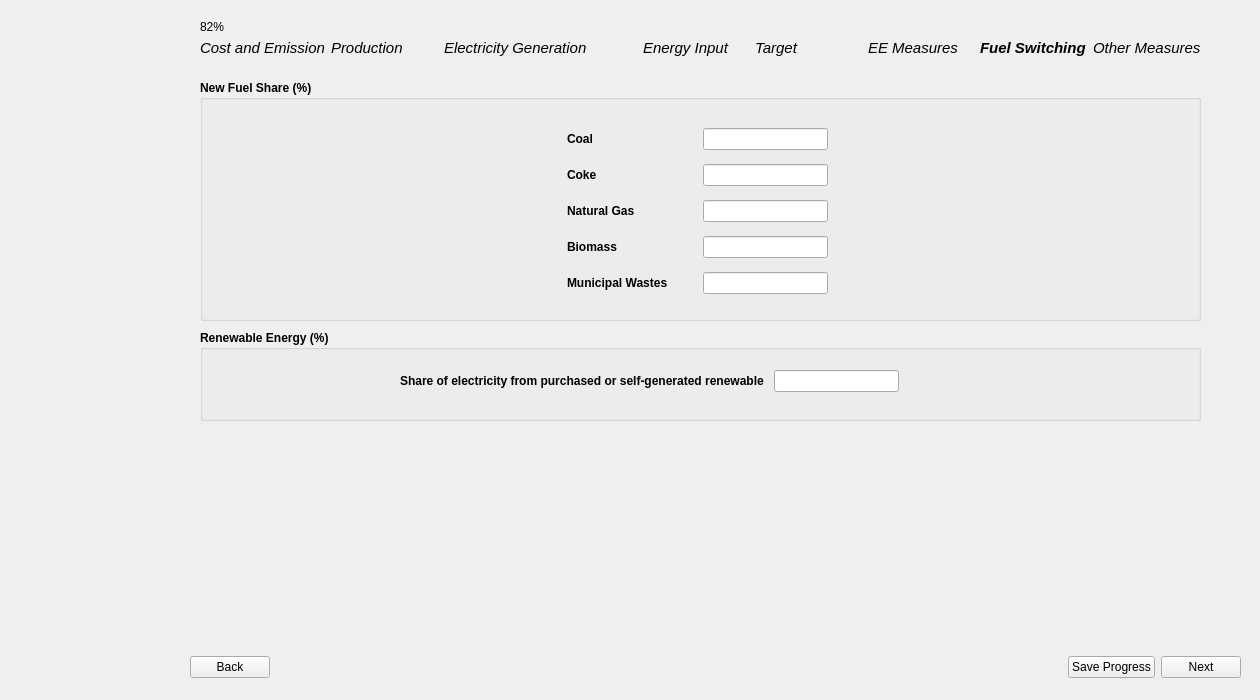
<?xml version="1.0" encoding="UTF-8"?>
<ui version="4.0">
 <class>Page9_Share</class>
 <widget class="QWidget" name="Page9_Share">
  <property name="geometry">
   <rect>
    <x>0</x>
    <y>0</y>
    <width>1260</width>
    <height>700</height>
   </rect>
  </property>
  <property name="sizePolicy">
   <sizepolicy hsizetype="Fixed" vsizetype="Fixed">
    <horstretch>0</horstretch>
    <verstretch>0</verstretch>
   </sizepolicy>
  </property>
  <property name="windowTitle">
   <string>Form</string>
  </property>
  <property name="styleSheet">
   <string notr="true"/>
  </property>
  <widget class="QWidget" name="layoutWidget">
   <property name="geometry">
    <rect>
     <x>190</x>
     <y>650</y>
     <width>1051</width>
     <height>35</height>
    </rect>
   </property>
   <layout class="QHBoxLayout" name="button_layout">
    <item>
     <widget class="QPushButton" name="backBtn">
      <property name="text">
       <string>Back</string>
      </property>
     </widget>
    </item>
    <item>
     <spacer name="horizontalSpacer">
      <property name="orientation">
       <enum>Qt::Horizontal</enum>
      </property>
      <property name="sizeHint" stdset="0">
       <size>
        <width>40</width>
        <height>20</height>
       </size>
      </property>
     </spacer>
    </item>
    <item>
     <widget class="QPushButton" name="saveBtn">
      <property name="text">
       <string>Save Progress</string>
      </property>
     </widget>
    </item>
    <item>
     <widget class="QPushButton" name="nextBtn">
      <property name="font">
       <font>
        <kerning>true</kerning>
       </font>
      </property>
      <property name="text">
       <string>Next</string>
      </property>
     </widget>
    </item>
   </layout>
  </widget>
  <widget class="QGroupBox" name="fuel_switching_group">
   <property name="geometry">
    <rect>
     <x>200</x>
     <y>80</y>
     <width>1001</width>
     <height>241</height>
    </rect>
   </property>
   <property name="font">
    <font>
     <bold>true</bold>
    </font>
   </property>
   <property name="styleSheet">
    <string notr="true">QPushButton {
    background-color: #26481f;  /* Green */
    color: white;
    border: none;
    padding: 8px 16px;
    font-size: 14px;
    border-radius: 6px;
    min-width: 90px;
    min-height: 15px;

}

QPushButton:hover {
    background-color: #45a049;
}

QPushButton:pressed {
    background-color: #3e8e41;
}

QPushButton#saveBtn {
                background-color: white;
                color: #26481f;
            }
QPushButton#saveBtn:hover {
                background-color: #45a049;
			  color: white;
            }

    QLineEdit {
        border-radius: 10px;    
        padding: 5px;           
    }

myLineEdit-&gt;setFixedSize(200, 30)</string>
   </property>
   <property name="title">
    <string>New Fuel Share (%)</string>
   </property>
   <widget class="QWidget" name="layoutWidget">
    <property name="geometry">
     <rect>
      <x>367</x>
      <y>40</y>
      <width>261</width>
      <height>182</height>
     </rect>
    </property>
    <layout class="QGridLayout" name="fuel_switching_gridLayout">
     <item row="0" column="0">
      <widget class="QLabel" name="coal_label_page9">
       <property name="text">
        <string>Coal</string>
       </property>
      </widget>
     </item>
     <item row="0" column="1">
      <widget class="QLineEdit" name="coal_input_page9">
       <property name="sizePolicy">
        <sizepolicy hsizetype="Fixed" vsizetype="Fixed">
         <horstretch>0</horstretch>
         <verstretch>0</verstretch>
        </sizepolicy>
       </property>
       <property name="text">
        <string/>
       </property>
      </widget>
     </item>
     <item row="1" column="0">
      <widget class="QLabel" name="coke_label_page9">
       <property name="text">
        <string>Coke</string>
       </property>
      </widget>
     </item>
     <item row="1" column="1">
      <widget class="QLineEdit" name="coke_input_page9">
       <property name="sizePolicy">
        <sizepolicy hsizetype="Fixed" vsizetype="Fixed">
         <horstretch>0</horstretch>
         <verstretch>0</verstretch>
        </sizepolicy>
       </property>
       <property name="text">
        <string/>
       </property>
      </widget>
     </item>
     <item row="2" column="0">
      <widget class="QLabel" name="natural_gas_label_page9">
       <property name="text">
        <string>Natural Gas</string>
       </property>
      </widget>
     </item>
     <item row="2" column="1">
      <widget class="QLineEdit" name="natural_gas_input_page9">
       <property name="sizePolicy">
        <sizepolicy hsizetype="Fixed" vsizetype="Fixed">
         <horstretch>0</horstretch>
         <verstretch>0</verstretch>
        </sizepolicy>
       </property>
       <property name="text">
        <string/>
       </property>
      </widget>
     </item>
     <item row="3" column="0">
      <widget class="QLabel" name="biomass_label_page9">
       <property name="text">
        <string>Biomass</string>
       </property>
      </widget>
     </item>
     <item row="3" column="1">
      <widget class="QLineEdit" name="biomass_input_page9">
       <property name="sizePolicy">
        <sizepolicy hsizetype="Fixed" vsizetype="Fixed">
         <horstretch>0</horstretch>
         <verstretch>0</verstretch>
        </sizepolicy>
       </property>
       <property name="text">
        <string/>
       </property>
      </widget>
     </item>
     <item row="4" column="0">
      <widget class="QLabel" name="msw_label_page9">
       <property name="text">
        <string>Municipal Wastes</string>
       </property>
      </widget>
     </item>
     <item row="4" column="1">
      <widget class="QLineEdit" name="msw_input_page9">
       <property name="sizePolicy">
        <sizepolicy hsizetype="Fixed" vsizetype="Fixed">
         <horstretch>0</horstretch>
         <verstretch>0</verstretch>
        </sizepolicy>
       </property>
       <property name="text">
        <string/>
       </property>
      </widget>
     </item>
    </layout>
   </widget>
  </widget>
  <widget class="QGroupBox" name="renewable_energy_group">
   <property name="geometry">
    <rect>
     <x>200</x>
     <y>330</y>
     <width>1001</width>
     <height>91</height>
    </rect>
   </property>
   <property name="font">
    <font>
     <bold>true</bold>
    </font>
   </property>
   <property name="title">
    <string>Renewable Energy (%)</string>
   </property>
   <widget class="QWidget" name="layoutWidget">
    <property name="geometry">
     <rect>
      <x>200</x>
      <y>40</y>
      <width>561</width>
      <height>30</height>
     </rect>
    </property>
    <layout class="QFormLayout" name="renewable_formLayout">
     <item row="0" column="0">
      <widget class="QLabel" name="share_electricity_label_page9">
       <property name="text">
        <string>Share of electricity from purchased or self-generated renewable </string>
       </property>
      </widget>
     </item>
     <item row="0" column="1">
      <widget class="QLineEdit" name="share_electricity_input_page9">
       <property name="sizePolicy">
        <sizepolicy hsizetype="Fixed" vsizetype="Fixed">
         <horstretch>0</horstretch>
         <verstretch>0</verstretch>
        </sizepolicy>
       </property>
       <property name="text">
        <string/>
       </property>
      </widget>
     </item>
    </layout>
   </widget>
  </widget>
  <widget class="QLabel" name="side_image">
   <property name="geometry">
    <rect>
     <x>0</x>
     <y>-30</y>
     <width>171</width>
     <height>761</height>
    </rect>
   </property>
   <property name="text">
    <string/>
   </property>
   <property name="pixmap">
    <pixmap>../images/BEST_side_abstract.png</pixmap>
   </property>
  </widget>
  <widget class="QProgressBar" name="progressBar">
   <property name="geometry">
    <rect>
     <x>200</x>
     <y>20</y>
     <width>1001</width>
     <height>23</height>
    </rect>
   </property>
   <property name="styleSheet">
    <string notr="true">QProgressBar {
    background-color: #F0F0F0;
    border: none;
	border-radius: 8px;
}
QProgressBar::chunk {
	border-radius: 8px;
    background: QLinearGradient(
        x1: 0, y1: 0, x2: 1, y2: 0,
        stop: 0 #33bef0,   /* Light Blue */
        stop: 1 #77d695    /* Light Green */
    );
}</string>
   </property>
   <property name="value">
    <number>82</number>
   </property>
  </widget>
  <widget class="QWidget" name="layoutWidget_3">
   <property name="geometry">
    <rect>
     <x>200</x>
     <y>40</y>
     <width>1001</width>
     <height>16</height>
    </rect>
   </property>
   <layout class="QGridLayout" name="gridLayout_12">
    <item row="0" column="0">
     <widget class="QLabel" name="label_3">
      <property name="font">
       <font>
        <pointsize>11</pointsize>
        <italic>true</italic>
        <bold>false</bold>
       </font>
      </property>
      <property name="text">
       <string>Cost and Emission</string>
      </property>
     </widget>
    </item>
    <item row="0" column="1">
     <widget class="QLabel" name="label_10">
      <property name="font">
       <font>
        <pointsize>11</pointsize>
        <italic>true</italic>
       </font>
      </property>
      <property name="text">
       <string>Production</string>
      </property>
     </widget>
    </item>
    <item row="0" column="2">
     <widget class="QLabel" name="label_11">
      <property name="font">
       <font>
        <pointsize>11</pointsize>
        <italic>true</italic>
       </font>
      </property>
      <property name="text">
       <string>Electricity Generation            </string>
      </property>
     </widget>
    </item>
    <item row="0" column="3">
     <widget class="QLabel" name="label_12">
      <property name="font">
       <font>
        <pointsize>11</pointsize>
        <italic>true</italic>
       </font>
      </property>
      <property name="text">
       <string>Energy Input</string>
      </property>
     </widget>
    </item>
    <item row="0" column="4">
     <widget class="QLabel" name="label_13">
      <property name="font">
       <font>
        <pointsize>11</pointsize>
        <italic>true</italic>
        <bold>false</bold>
       </font>
      </property>
      <property name="text">
       <string>Target</string>
      </property>
     </widget>
    </item>
    <item row="0" column="5">
     <widget class="QLabel" name="label_14">
      <property name="font">
       <font>
        <pointsize>11</pointsize>
        <italic>true</italic>
        <bold>false</bold>
       </font>
      </property>
      <property name="text">
       <string>EE Measures</string>
      </property>
     </widget>
    </item>
    <item row="0" column="6">
     <widget class="QLabel" name="label_15">
      <property name="font">
       <font>
        <pointsize>11</pointsize>
        <italic>true</italic>
        <bold>true</bold>
       </font>
      </property>
      <property name="text">
       <string>Fuel Switching</string>
      </property>
     </widget>
    </item>
    <item row="0" column="7">
     <widget class="QLabel" name="label_16">
      <property name="font">
       <font>
        <pointsize>11</pointsize>
        <italic>true</italic>
       </font>
      </property>
      <property name="text">
       <string>Other Measures</string>
      </property>
     </widget>
    </item>
   </layout>
  </widget>
 </widget>
 <resources/>
 <connections/>
</ui>
